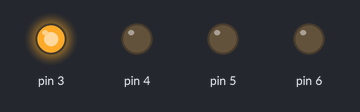
Simulated run of this sketch. Board: Arduino Uno, built with avr-gcc and run on an emulated ATmega328P. Parts: output pins drawn as LEDs (lit = HIGH).

Above: at 0.1 s.
At 0.9 s:
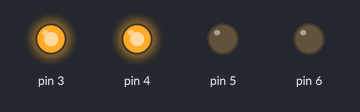
Timing chart, 0 to 2.4 s (numbered marks = the images above):
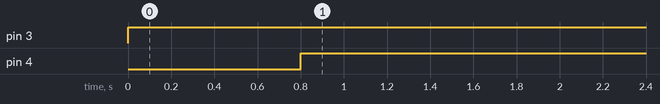

Measured:
- by itself, pin 3: LOW → HIGH at 0.00 s
- by itself, pin 4: LOW → HIGH at 0.80 s

The sketch:

DIRECOES.ino
```cpp
void setup() {
 pinMode(3,OUTPUT);
 pinMode(4,OUTPUT);
 pinMode(5,OUTPUT);
 pinMode(6,OUTPUT);
}

void loop() {
  left();
}

void left(){
  digitalWrite(3, HIGH);
  delay(800);
  digitalWrite(4, HIGH);
  delay(800);
  digitalWrite(5, LOW);
  digitalWrite(6, LOW);
}
```
